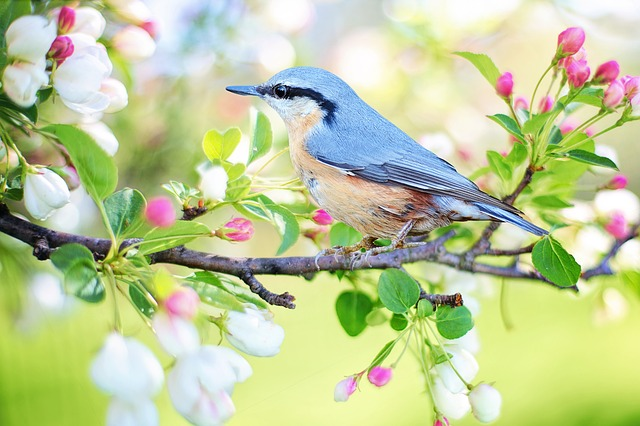
#> input picture Task0/Task0.2/Image Processing/Images/bird.jpg, 640 x 426 px, found by its file name; its folder holds 3 pictures in this run; the run also reads 2 pictures not shown here
$ python main.py
#> lines starting #> are read from the running program, lines starting #| are printed output that depends on the picture
import cv2 as cv
import pandas as pd
import numpy as np
import os
def partA():
    #1 save each file name with extention into list
	imgFileName = []
	for subdir, dirs, files in os.walk('..//Images/'):
	    for file in files:
	    	if(file.endswith('.jpg')):
	      		imgFileName.append(file)

	#2 find Images directory path
	imgDirPath=(os.path.abspath(os.path.join("", os.pardir)))
	imgDirPath=imgDirPath+"\\Images\\"

	#3 create empty list for storing data
	dataList = []

	#4 itrate for each file name and get data of each row
	for iName in imgFileName:

		#5 read each image file from Images directory into open cv format (array format) as color image
		img = cv.imread(imgDirPath+iName,1)
#> img is the input picture: shape (426, 640, 3); mean B, G, R 154.3, 203, 191.5
		#6 read height, width and no. of channels of image
		height,width,channel = img.shape
#> height = 426; width = 640; channel = 3

		#6 intensity value at pixel location (m/2 ,n/2) for each channel
		row = int((height-1)/2)
#> row = 212
		col = int((width-1)/2)
#> col = 319
		b,g,r = img[row,col]
#> b = 157; g = 81; r = 236

		#7 add each row of into dataList with image name, height of image,width of image, intensity value of channel b,intensity value of channel g,intensity value of channel r
		dataList.append([iName,height,width,channel,b,g,r])

	#8 convert the dataList of type list to type DataFrame to store file into csv
	df = pd.DataFrame(data = dataList)
#> df = table of 3 rows and 7 columns
	#9 get Generated folder path
	genPath =imgDirPath.replace("\\Images\\","")+"\\Generated\\"

	#10 get path of Generated folder if Generated folder not present then create Generated folder
	gen_path =os.path.abspath(os.path.join('','..//Generated//'))
	if not os.path.exists(gen_path):
		os.mkdir(gen_path)

	#11 store data frame into csv file
	df.to_csv(genPath+"stats.csv",index=False,header=False)


def partB():
    #1 read cat.jpg
	cat_img = os.path.abspath(os.path.join("","..//Images//cat.jpg"))
	img = cv.imread(cat_img,3)

	#2 set channels to blue and green to 0
	img[:, :, 0] = 0
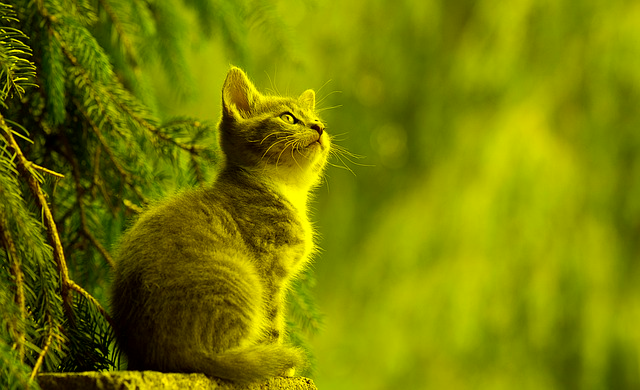
#> img: shape (390, 640, 3); mean B, G, R 0, 126.1, 119.4
	img[:, :, 1] = 0
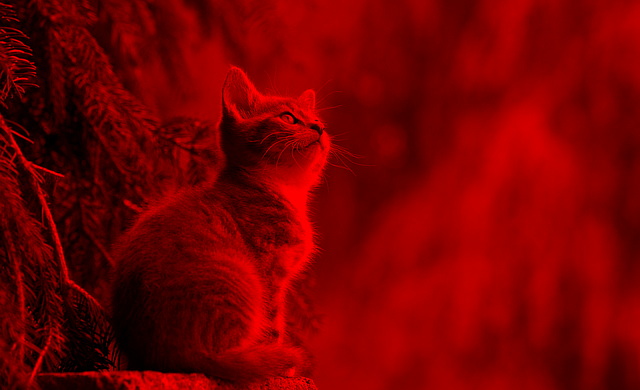
#> img: shape (390, 640, 3); mean B, G, R 0, 0, 119.4

	#3 save image as cat_red.jpg in Generated folder
	write_path = os.path.abspath(os.path.join("","..//Generated//cat_red.jpg"))
	cv.imwrite(write_path,img)

def partC():
	#1 read flowers.jpg as b g r from Images folder
	flowers_img = os.path.abspath(os.path.join("","..//Images//flowers.jpg"))
	img = cv.imread(flowers_img,3)
	#2 create arrray of 0's with height X width X 1 dimention this will create 1 channel
	alpha_channel = np.zeros((img.shape[0],img.shape[1],1),dtype=img.dtype)

	#3 set each value of alpha_channel to 0.5, we can set the value between 0 to 255 for transparency between 0% to 100%
	#  To set transparency 50% we neet set alpha_channel to 127
	alpha_channel=alpha_channel+0.5
	#4 merge image and alpha_channel to newimg
	newimg = np.c_[img,alpha_channel]
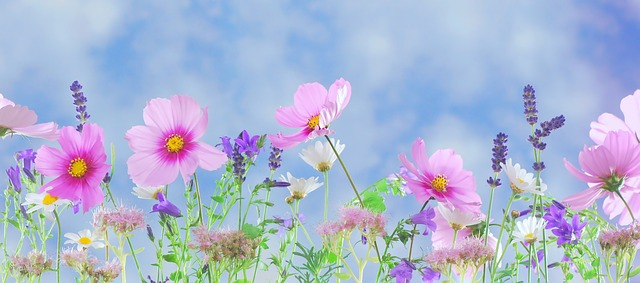
#> newimg: shape (283, 640, 4) float64; mean B, G, R, A 209, 182.4, 172.4, 0.5

	#5 save newimg as flowers_alpha.jpg in Generated folder
	write_path = os.path.abspath(os.path.join("","..//Generated//flowers_alpha.png"))
	cv.imwrite(write_path,newimg)
def partD():
    #1 read image horse.jpg from Images folder
	horse_img = os.path.abspath(os.path.join("","..//Images//horse.jpg"))
	img = cv.imread(horse_img,3)
	#2 get BGR values of image
#> (the run stopped early here; a loop or call above may not have finished)
